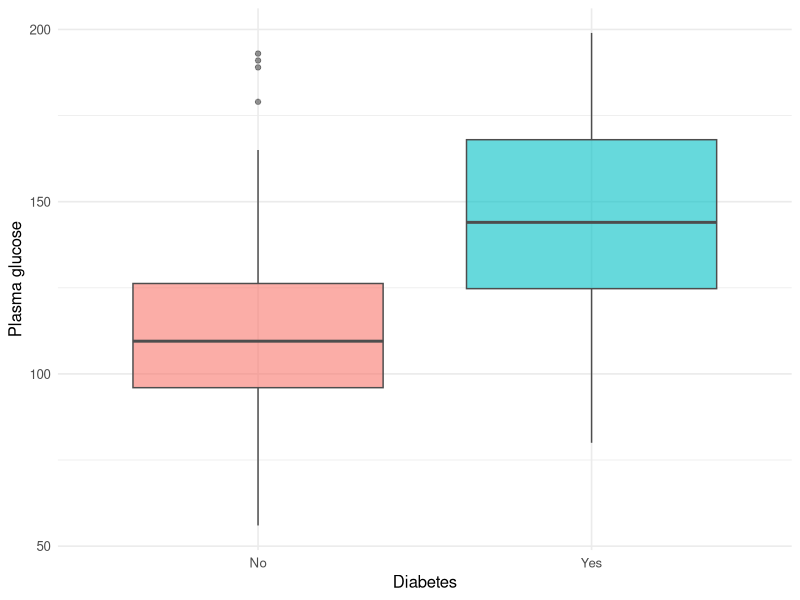
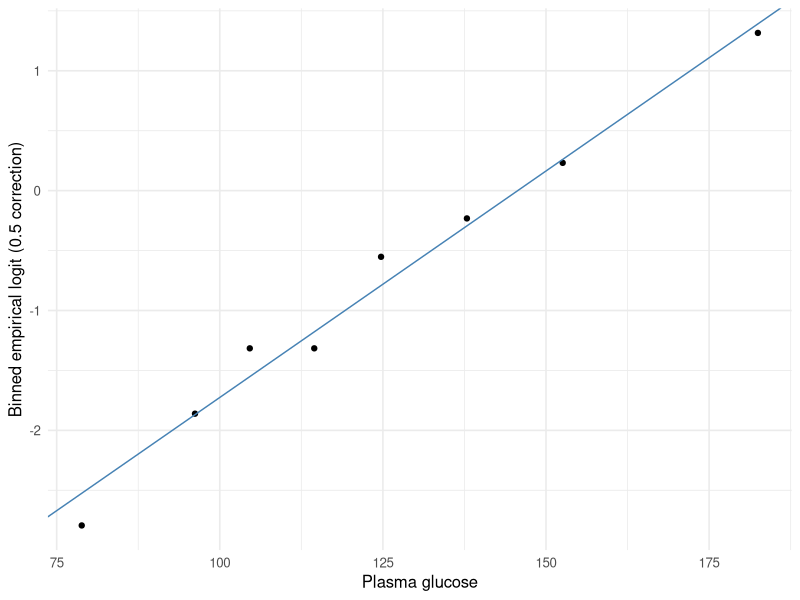

R code for these plots, in order:
## ---- chunk 1
#| label: setup
library(tidyverse)
library(broom)
library(MASS)
set.seed(42)
theme_set(theme_minimal(base_size = 12))
## ---- chunk 2
pima <- as_tibble(Pima.tr) |>
  mutate(type = factor(type, levels = c("No", "Yes")))

ggplot(pima, aes(type, glu, fill = type)) +
  geom_boxplot(alpha = 0.6, colour = "grey30") +
  labs(x = "Diabetes", y = "Plasma glucose") +
  theme(legend.position = "none")
## ---- chunk 3
fit <- glm(type ~ glu, data = pima, family = binomial)
fit_spline <- glm(type ~ splines::ns(glu, df = 3), data = pima, family = binomial)
# Compare a flexible specification; plotting fitted logits from the linear
# model alone cannot check linearity, because they are linear by construction.
print(anova(fit, fit_spline, test = "LRT"))
binned <- pima |>
  mutate(y = as.integer(type == "Yes"), bin = ntile(glu, 8)) |>
  group_by(bin) |>
  summarise(glu = mean(glu), successes = sum(y), n = n(), .groups = "drop") |>
  mutate(empirical_logit = log((successes + .5) / (n - successes + .5)))
p2 <- ggplot(binned, aes(glu, empirical_logit)) +
  geom_point() +
  geom_abline(intercept = coef(fit)[1], slope = coef(fit)[2], colour = "steelblue") +
  labs(x = "Plasma glucose", y = "Binned empirical logit (0.5 correction)")
print(p2)
## ---- chunk 4
tidy(fit, conf.int = TRUE, exponentiate = TRUE)
glance(fit)
## ---- chunk 5
pred_prob <- predict(fit, type = "response")
pred_class <- ifelse(pred_prob > 0.5, "Yes", "No")
table(pred_class, truth = pima$type)
## ---- chunk 6
sessionInfo()
